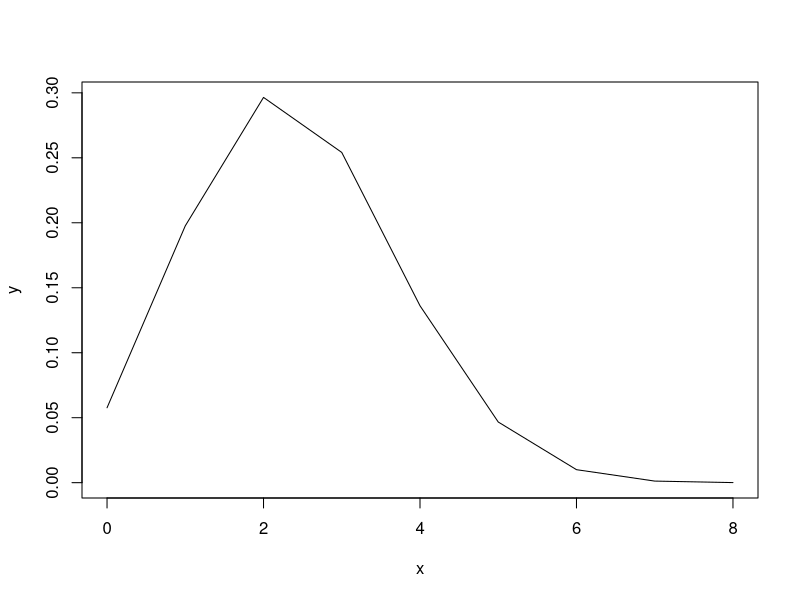
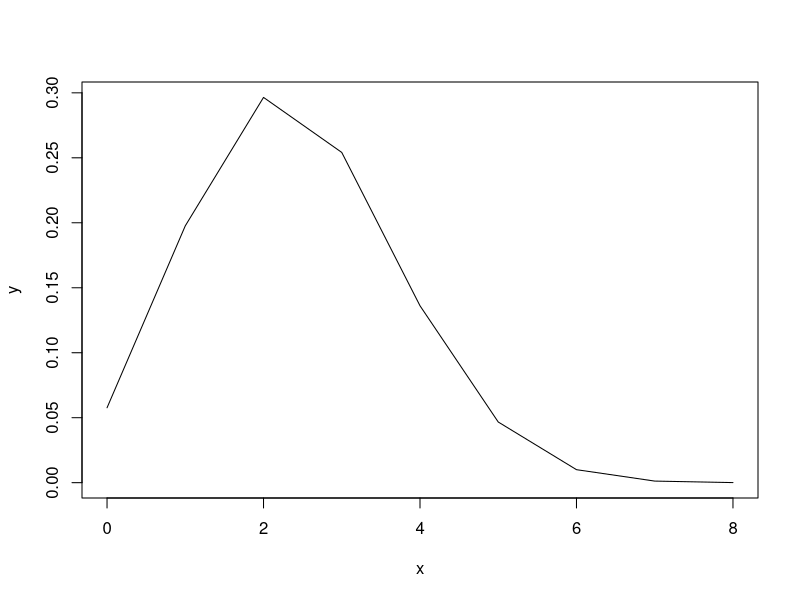
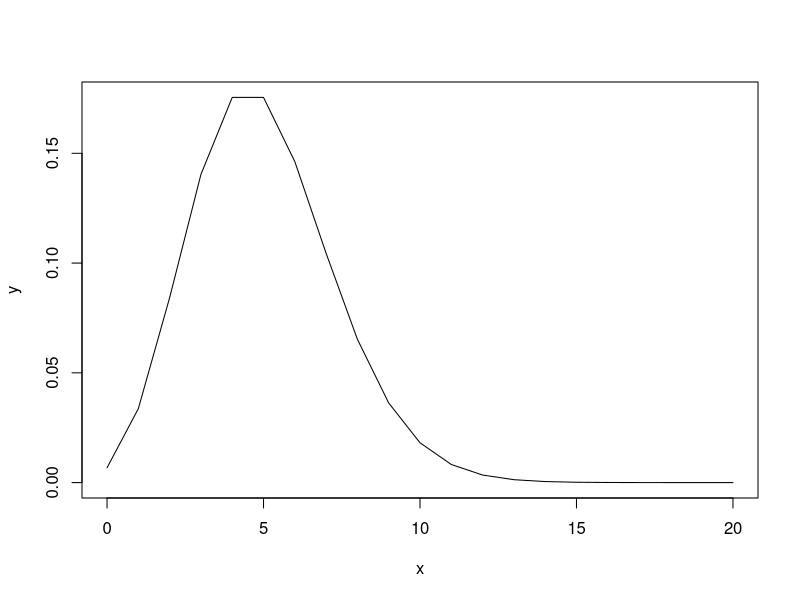
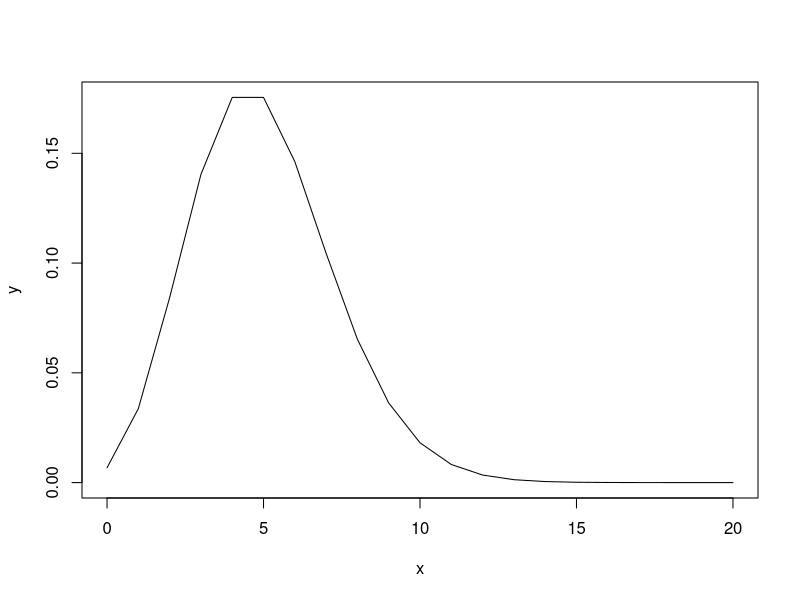
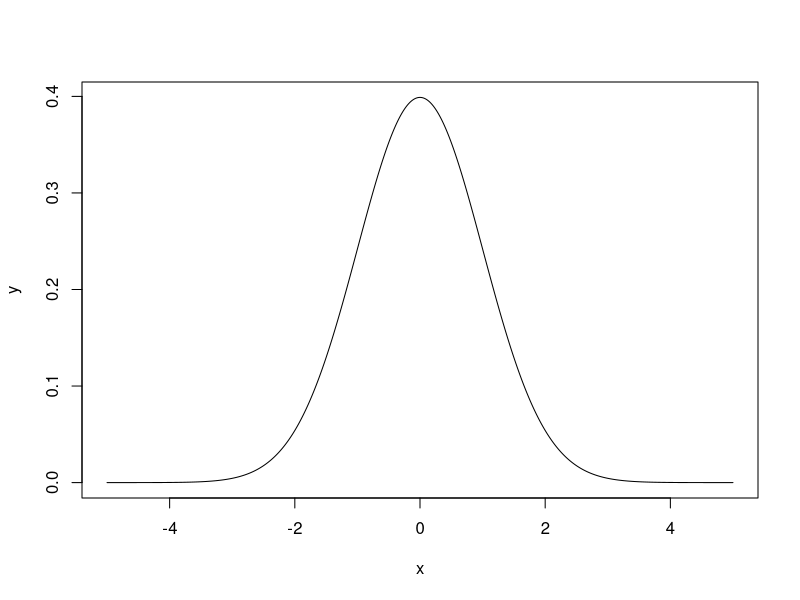
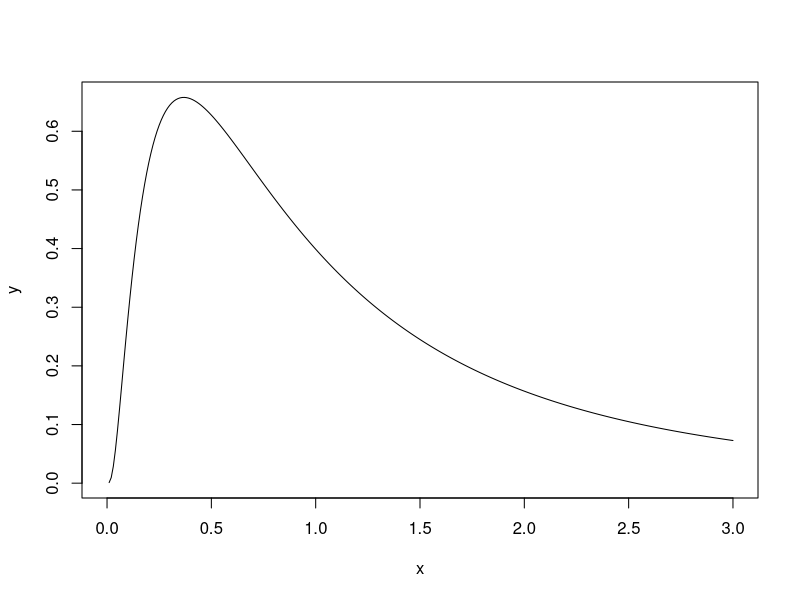
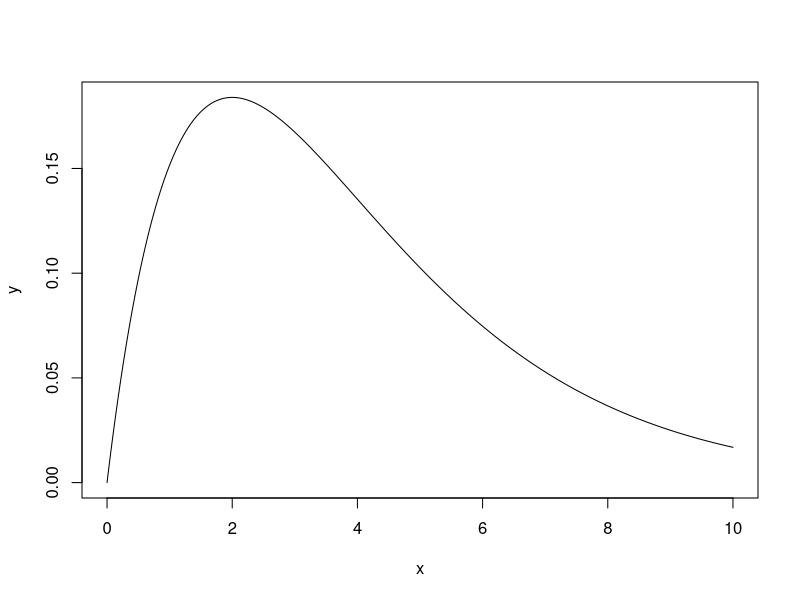
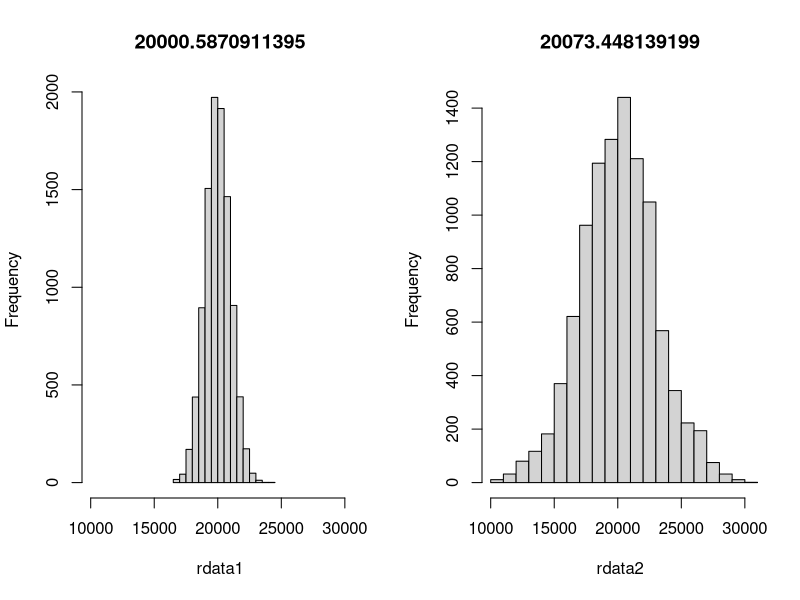

Reproduce these figures in R, in order.
## ---- chunk 1
# 式から
p<-0.3
N<-8
x<-c(0:N)
y<-choose(N,x)*p^x*(1-p)^(N-x)
plot(x,y,type='l')
## ---- chunk 2
# 関数で
x<-c(0:8)
y<-dbinom(x,8,0.3)
plot(x,y,type='l')
## ---- chunk 3
    # 式から
    lambda<-5
    x<-c(0:20)
    y<-exp(-lambda)*lambda^x/factorial(x)
    plot(x,y,type='l')
## ---- chunk 4
  # 関数で
  lmbd<-5
  x<-c(0:20)
  y<-dpois(x,lambda=lmbd)
  plot(x,y,type='l')
## ---- chunk 5
    v<-1
    m<-0
    x<-seq(-5,5,0.01)
    y<-(1/sqrt(2*pi*v))*exp(-(x-m)^2/(2*v))
    plot(x,y,type='l')
## ---- chunk 6
    v<-1
    m<-0
    x<-seq(0,3,0.01)
    y<-1/(sqrt(2*pi*v)*x)*exp(-(log(x)-m)^2/(2*v))
    plot(x,y,type='l')
## ---- chunk 7
    shp<-2
    scl<-2
    x<-seq(0,10,0.01)
    y<-dgamma(x,shape=shp, rate=1/scl)
    plot(x,y,type='l')
## ---- chunk 8
b0<-3000
b1<-850
layout(matrix(1:2, ncol=2))
rdata1<-numeric()
rdata2<-numeric()
tp<-numeric()
for (rp in 1:100){
  tp[rp]<-rnorm(1,mean=20,sd=3)
  rdata1<-append(rdata1,rnorm(100,mean=20000,sd=1000))
  rdata2<-append(rdata2,rnorm(100,mean=b1*tp[rp]+b0,sd=1000))
}
hist(rdata1,xlim=c(min(rdata2),max(rdata2)),main=mean(rdata1))
hist(rdata2, xlim=c(min(rdata2),max(rdata2)),main=mean(rdata2))

## ---- chunk 9
layout(matrix(1:2, ncol=2))
m<-0
v<-1
n<-10000
x<-seq(m-sqrt(v)*4,m+sqrt(v)*4,0.01)
y<-(1/sqrt(2*pi*v))*exp(-(x-m)^2/(2*v))
plot(x,y,type='l')
rdata<-rnorm(n, m, sqrt(v))
hist(rdata, breaks=12)
## ---- chunk 10
# a地域とb地域では初期比が異なるけど、遷移核が同じならそのうち同じ値に収束するという例
na<-1 # a地域人数
nb<-1 # b地域人数
aAi<-0.9 # a地域におけるA社初期比
aBi<-1-aAi # a地域におけるA社初期比
bAi<-0.2 # b地域のA社初期比
bBi<-1-bAi　# b地域のB社初期比

nrp<-30 # 繰り返し数
rAA<-0.4 # 以下の4行は遷移核
rAB<-0.6
rBB<-0.1
rBA<-0.9
naA<-numeric(nrp)
naB<-numeric(nrp)
nbA<-numeric(nrp)
nbB<-numeric(nrp)
naA[1]<-na*aAi
naB[1]<-na*aBi
nbA[1]<-nb*bAi
nbB[1]<-nb*bBi
for(rp in 2:nrp){
  naA[rp]<-naA[rp-1]*rAA+naB[rp-1]*rBA
  naB[rp]<-naA[rp-1]*rAB+naB[rp-1]*rBB
  nbA[rp]<-nbA[rp-1]*rAA+nbB[rp-1]*rBA
  nbB[rp]<-nbA[rp-1]*rAB+nbB[rp-1]*rBB
}
layout(matrix(1:2, ncol=2))
plot(naA, type='l',col='red',ylim=c(0,1.0))
par(new=T)
plot(naB, type='l',col='blue',xlab='',ylab='',ylim=c(0,1.0))
plot(nbA, type='l',col='red',ylim=c(0,1.0))
par(new=T)
plot(nbB, type='l',col='blue',xlab='',ylab='',ylim=c(0,1.0))
## ---- chunk 11
layout(matrix(1:2, ncol=2))
nrp<-2000
data<-c(2.4,3.2,2.2,4.6,3.3)
m<-0
v<-1
chain<-4
#knl<-numeric(nrp)
#theta<-numeric(nrp)
knl<-matrix(0,nrow=nrp, ncol=chain)
theta<-matrix(0,nrow=nrp,ncol=chain)

ratio<-1
for (nc in 1:chain){
  theta[1, nc]<-runif(1,min=-2,max=2) # -2から2の連続一様分布に従う乱数
  for (rp in 1:nrp){
    kp<-numeric(length(data))
    for (d in 1:length(data)){
      kp[d]<-exp(-((data[d]-theta[rp,nc])^2)/2)/sqrt(2)*pi
    }
    knl[rp,nc]<-prod(kp)*exp(-(theta[rp,nc]^2/20000))/sqrt(20000*pi) #カーネルの計算
    
    if (rp>1){
      lr<-knl[rp,nc]/knl[rp-1,nc]  # カーネル比（rate）の算出
      if (runif(1)>lr){ # 確率rateで提案thetaを採用
        #print(lr)
        theta[rp,nc]<-theta[rp-1,nc]
        knl[rp,nc]<-knl[rp-1,nc]
      }
    }
    if (rp<nrp){
      theta[rp+1,nc]<-theta[rp,nc]+rnorm(1,m,v) # 次のthetaの生成, 平均m, 分散vの正規分布に従う乱数を前のthetaにたす
    } 
  }
}

for (wf in 1:chain){
  if (wf>1){
    par(new=T)
    plot(theta[1:nrp,wf],type='l', xlab='',ylab='', col=wf, ylim=(c(min(theta),max(theta))))
  }else{
    plot(theta[1:nrp,wf],type='l', main=mean(theta), col=wf, ylim=(c(min(theta),max(theta))))
  }
}
par(new=F)
for (wf in 1:chain){
  if (wf>1){
    hist(theta[,wf], col=adjustcolor(wf, alpha.f=0.3), add=TRUE, breaks=seq(floor(min(theta)),ceiling(max(theta)),0.5))
  }else{
    hist(theta[,wf], col=adjustcolor(wf, alpha.f=0.3), breaks=seq(floor(min(theta)),ceiling(max(theta)),0.5))
  }
}

## ---- chunk 12
layout(matrix(1:2, ncol=2))
data<-c(4,3,4,5,5,2,3,1,4,0,1,5,5,6,5,4,4,5,3,4)
hist(data,breaks=c(-1:7))
logb<-function(x) sum(log(dbinom(data, 8, x)))
q <- seq(0.2, 0.7, 0.01)
plot(q, sapply(q, logb), type='l')
## ---- chunk 13
nrp<-1000
qi<-0.159
n<-8
data<-c(4,3,4,5,5,2,3,1,4,0,1,5,5,6,5,4,4,5,3,4)
logL<-numeric(nrp)
q<-numeric(nrp)
q[1]<-qi
for (rp in 1:nrp){
  lh<-numeric(length(data))
  for (d in 1:length(data)){
    lh[d]<-choose(n,data[d])*q[rp]^data[d]*(1-q[rp])^(n-data[d])
  }
  logL[rp]<-log(prod(lh))
  if (rp>1){
    if (logL[rp]<logL[rp-1]){
      q[rp]<-q[rp-1]
      logL[rp]<-logL[rp-1]
    }
  }
  if (round(runif(1))){
    q[rp+1]<-q[rp]+0.001
  }else{
    q[rp+1]<-q[rp]-0.001
  }
}
plot(q[1:nrp],type='l', main=q[nrp])
## ---- chunk 14
layout(matrix(1:2, ncol=1))
nrp<-50000
qi<-0.30
n<-8
data<-c(4,3,4,5,5,2,3,1,4,0,1,5,5,6,5,4,4,5,3,4)
logL<-numeric(nrp)
q<-numeric(nrp)
q[1]<-qi
lr<-1
for (rp in 1:nrp){
  lh<-numeric(length(data))
  for (d in 1:length(data)){
    lh[d]<-choose(n,data[d])*q[rp]^data[d]*(1-q[rp])^(n-data[d])
  }
  logL[rp]<-log(prod(lh))
  if (rp>1){
    lr<-exp(logL[rp]-logL[rp-1])
    if (runif(1)>lr){
      #print(lr)
      q[rp]<-q[rp-1]
      logL[rp]<-logL[rp-1]
    }
  }
  if (round(runif(1))){
    q[rp+1]<-min(0.99,q[rp]+0.01)
  }else{
    q[rp+1]<-max(0.01,q[rp]-0.01)
  }
}
plot(q[1:nrp],type='l', main=mean(q))
hist(q)
